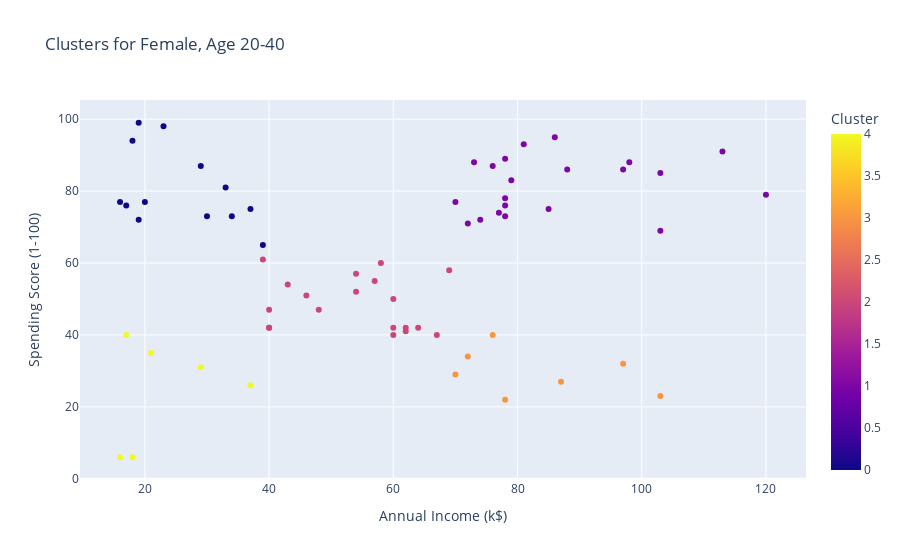

Notebook code for this chart:
### Code cell
#groups filter for visual
X_filtered = filtered_df[["Annual Income (k$)", "Spending Score (1-100)"]].values
if len(X_filtered) > 0:
    kmeans = KMeans(n_clusters=5, random_state=42, n_init=10)
    filtered_df["Cluster"] = kmeans.fit_predict(X_filtered)
    fig = px.scatter(filtered_df, x="Annual Income (k$)", y="Spending Score (1-100)", 
                     color="Cluster", hover_data=["Age", "Gender"],
                     title=f"Clusters for {gender_filter}, Age {age_range[0]}-{age_range[1]}")
    fig.show()
else:
    print("No data matches the filters.")

### Figure 1 — Plotly figure (JSON) as saved in the notebook; plotly's stock layout.template omitted (floating-point values rounded to 4 significant figures; data arrays with more than 128 entries replaced by an {"elided": "..."} marker saying what was removed)
{"data": [{"customdata": {"elided": "66x2 mixed values"}, "hovertemplate": "Annual Income (k$)=%{x}<br>Spending Score (1-100)=%{y}<br>Age=%{customdata[0]}<br>Gender=%{customdata[1]}<br>Cluster=%{marker.color}<extra></extra>", "legendgroup": "", "marker": {"color": [4, 0, 4, 0, 4, 0, 0, 0, 0, 4, 0, 4, 0, 0, 0, 0, 4, 0, 2, 0, 2, 2, 2, 2, 2, 2, 2, 2, 2, 2, 2, 2, 2, 2, 2, 2, 2, 2, 3, 1, 3, 1, 1, 1, 3, 1, 1, 3, 1, 1, 1, 1, 1, 1, 1, 1, 3, 1, 3, 1, 1, 1, 3, 1, 1, 1], "coloraxis": "coloraxis", "symbol": "circle"}, "mode": "markers", "name": "", "orientation": "v", "showlegend": false, "type": "scatter", "x": [16, 16, 17, 17, 18, 18, 19, 19, 20, 21, 23, 29, 29, 30, 33, 34, 37, 37, 39, 39, 40, 40, 40, 43, 46, 48, 54, 54, 57, 58, 60, 60, 60, 62, 62, 64, 67, 69, 70, 70, 72, 72, 73, 74, 76, 76, 77, 78, 78, 78, 78, 78, 79, 81, 85, 86, 87, 88, 97, 97, 98, 103, 103, 103, 113, 120], "xaxis": "x", "y": [6, 77, 40, 76, 6, 94, 72, 99, 77, 35, 98, 31, 87, 73, 81, 73, 26, 75, 61, 65, 47, 42, 42, 54, 51, 47, 52, 57, 55, 60, 40, 42, 50, 41, 42, 42, 40, 58, 29, 77, 34, 71, 88, 72, 40, 87, 74, 22, 76, 89, 78, 73, 83, 93, 75, 95, 27, 86, 32, 86, 88, 85, 23, 69, 91, 79], "yaxis": "y"}], "layout": {"coloraxis": {"colorbar": {"title": {"text": "Cluster"}}, "colorscale": [[0, "#0d0887"], [0.1111, "#46039f"], [0.2222, "#7201a8"], [0.3333, "#9c179e"], [0.4444, "#bd3786"], [0.5556, "#d8576b"], [0.6667, "#ed7953"], [0.7778, "#fb9f3a"], [0.8889, "#fdca26"], [1, "#f0f921"]]}, "legend": {"tracegroupgap": 0}, "title": {"text": "Clusters for Female, Age 20-40"}, "xaxis": {"anchor": "y", "domain": [0, 1], "title": {"text": "Annual Income (k$)"}}, "yaxis": {"anchor": "x", "domain": [0, 1], "title": {"text": "Spending Score (1-100)"}}}}
